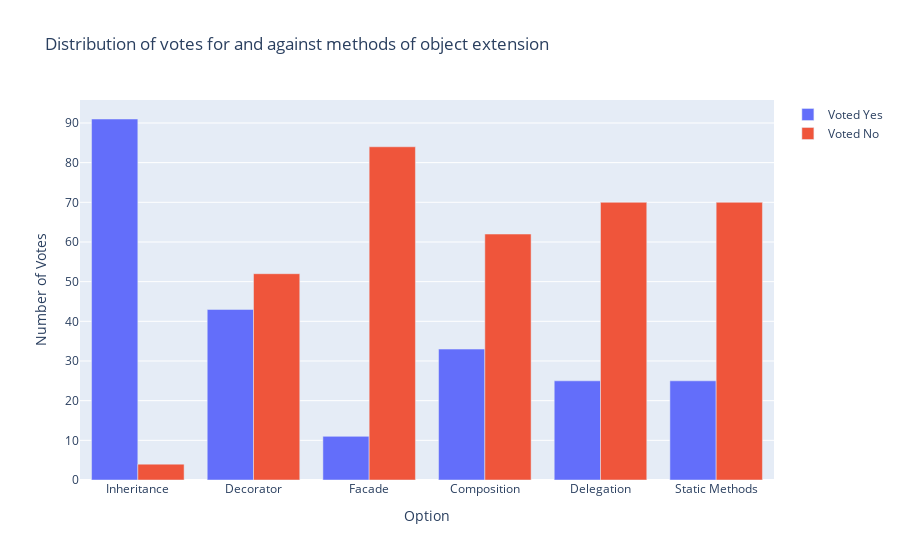

This figure's notebook cell:
### Markdown cell above
## Distribution of votes for and against methods of object extension

### Code cell
total_yes_dict = {'Inheritance': sum(df['Inheritance'] == 1), 'Decorator' : sum(df['Decorator'] == 1), 
             'Facade' : sum(df['Facade'] == 1), 'Composition' : sum(df['Composition'] == 1), 'Delegation' :
            sum(df['Delegation'] == 1), 'Static Methods' : sum(df['Static Methods'] == 1)}

total_yes = pd.DataFrame(list(total_yes_dict.items()), columns=['Method', 'Voted Yes'])

total_no_dict = {'Inheritance': sum(df['Inheritance'] == 0), 'Decorator' : sum(df['Decorator'] == 0), 
             'Facade' : sum(df['Facade'] == 0), 'Composition' : sum(df['Composition'] == 0), 'Delegation' :
            sum(df['Delegation'] == 0), 'Static Methods' : sum(df['Static Methods'] == 0)}

total_no = pd.DataFrame(list(total_no_dict.items()), columns=['Method', 'Voted No'])

#total = total_yes.merge(total_no, on='Method')

#fig = go.Figure(data=[
    #go.Bar(name='Voted Yes', x=list(total_yes), y=list(total_yes_dict.values()),
    #go.Bar(name='Voted No', x=list(total_no), y=list(total_no_dict.values())))])
fig = go.Figure(data=[
    go.Bar(y=list(total_yes_dict.values()), x=list(total_yes_dict), name='Voted Yes'),
    go.Bar(y=list(total_no_dict.values()), x=list(total_no_dict), name='Voted No')
])
fig.update_layout(
    barmode='group',
    title='Distribution of votes for and against methods of object extension',
    xaxis_title='Option',
    yaxis_title='Number of Votes'
)

fig.show()

### Figure 1 — Plotly figure (JSON) as saved in the notebook; plotly's stock layout.template omitted (floating-point values rounded to 4 significant figures)
{"data": [{"name": "Voted Yes", "type": "bar", "x": ["Inheritance", "Decorator", "Facade", "Composition", "Delegation", "Static Methods"], "y": [91, 43, 11, 33, 25, 25]}, {"name": "Voted No", "type": "bar", "x": ["Inheritance", "Decorator", "Facade", "Composition", "Delegation", "Static Methods"], "y": [4, 52, 84, 62, 70, 70]}], "layout": {"barmode": "group", "title": {"text": "Distribution of votes for and against methods of object extension"}, "xaxis": {"title": {"text": "Option"}}, "yaxis": {"title": {"text": "Number of Votes"}}}}
